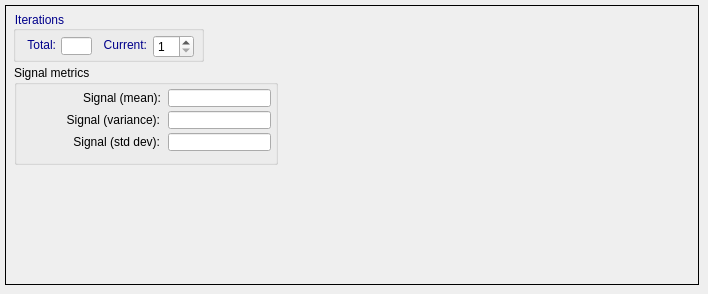
     <widget class="QWidget" name="tab_signal_metrics">
      <attribute name="title">
       <string>Signal metrics</string>
      </attribute>
      <widget class="QFrame" name="dataFrameMetrics">
       <property name="geometry">
        <rect>
         <x>5</x>
         <y>5</y>
         <width>694</width>
         <height>280</height>
        </rect>
       </property>
       <property name="sizePolicy">
        <sizepolicy hsizetype="Fixed" vsizetype="MinimumExpanding">
         <horstretch>0</horstretch>
         <verstretch>0</verstretch>
        </sizepolicy>
       </property>
       <property name="minimumSize">
        <size>
         <width>145</width>
         <height>280</height>
        </size>
       </property>
       <property name="frameShape">
        <enum>QFrame::Box</enum>
       </property>
       <property name="frameShadow">
        <enum>QFrame::Plain</enum>
       </property>
       <widget class="QGroupBox" name="groupBox_30">
        <property name="geometry">
         <rect>
          <x>9</x>
          <y>60</y>
          <width>264</width>
          <height>100</height>
         </rect>
        </property>
        <property name="title">
         <string>Signal metrics</string>
        </property>
        <widget class="QLineEdit" name="signalMean">
         <property name="geometry">
          <rect>
           <x>154</x>
           <y>24</y>
           <width>103</width>
           <height>18</height>
          </rect>
         </property>
         <property name="readOnly">
          <bool>true</bool>
         </property>
        </widget>
        <widget class="QLabel" name="label_28">
         <property name="geometry">
          <rect>
           <x>26</x>
           <y>46</y>
           <width>120</width>
           <height>18</height>
          </rect>
         </property>
         <property name="layoutDirection">
          <enum>Qt::RightToLeft</enum>
         </property>
         <property name="text">
          <string>Signal (variance):</string>
         </property>
         <property name="alignment">
          <set>Qt::AlignRight|Qt::AlignTrailing|Qt::AlignVCenter</set>
         </property>
        </widget>
        <widget class="QLabel" name="label_29">
         <property name="geometry">
          <rect>
           <x>26</x>
           <y>68</y>
           <width>120</width>
           <height>18</height>
          </rect>
         </property>
         <property name="layoutDirection">
          <enum>Qt::RightToLeft</enum>
         </property>
         <property name="text">
          <string>Signal (std dev):</string>
         </property>
         <property name="alignment">
          <set>Qt::AlignRight|Qt::AlignTrailing|Qt::AlignVCenter</set>
         </property>
        </widget>
        <widget class="QLabel" name="label_30">
         <property name="geometry">
          <rect>
           <x>46</x>
           <y>24</y>
           <width>101</width>
           <height>18</height>
          </rect>
         </property>
         <property name="layoutDirection">
          <enum>Qt::RightToLeft</enum>
         </property>
         <property name="text">
          <string>Signal (mean):</string>
         </property>
         <property name="alignment">
          <set>Qt::AlignRight|Qt::AlignTrailing|Qt::AlignVCenter</set>
         </property>
        </widget>
        <widget class="QLineEdit" name="signalVar">
         <property name="geometry">
          <rect>
           <x>154</x>
           <y>46</y>
           <width>103</width>
           <height>18</height>
          </rect>
         </property>
         <property name="readOnly">
          <bool>true</bool>
         </property>
        </widget>
        <widget class="QLineEdit" name="signalStdDev">
         <property name="geometry">
          <rect>
           <x>154</x>
           <y>68</y>
           <width>103</width>
           <height>18</height>
          </rect>
         </property>
         <property name="readOnly">
          <bool>true</bool>
         </property>
        </widget>
       </widget>
       <widget class="QGroupBox" name="groupBox_35">
        <property name="geometry">
         <rect>
          <x>8</x>
          <y>6</y>
          <width>191</width>
          <height>51</height>
         </rect>
        </property>
        <property name="styleSheet">
         <string notr="true">QGroupBox:title {color: darkBlue;}</string>
        </property>
        <property name="title">
         <string>Iterations</string>
        </property>
        <widget class="QSpinBox" name="spinBoxSignalMetrics">
         <property name="geometry">
          <rect>
           <x>140</x>
           <y>24</y>
           <width>41</width>
           <height>23</height>
          </rect>
         </property>
         <property name="readOnly">
          <bool>false</bool>
         </property>
         <property name="suffix">
          <string/>
         </property>
         <property name="minimum">
          <number>1</number>
         </property>
         <property name="maximum">
          <number>100</number>
         </property>
        </widget>
        <widget class="QLineEdit" name="totalIterationsSignalMetrics">
         <property name="geometry">
          <rect>
           <x>48</x>
           <y>26</y>
           <width>31</width>
           <height>18</height>
          </rect>
         </property>
         <property name="styleSheet">
          <string notr="true">QLineEdit{color: darkBlue}</string>
         </property>
         <property name="readOnly">
          <bool>true</bool>
         </property>
        </widget>
        <widget class="QLabel" name="label_70">
         <property name="geometry">
          <rect>
           <x>88</x>
           <y>26</y>
           <width>46</width>
           <height>16</height>
          </rect>
         </property>
         <property name="layoutDirection">
          <enum>Qt::RightToLeft</enum>
         </property>
         <property name="styleSheet">
          <string notr="true">QLabel {color: darkBlue;}</string>
         </property>
         <property name="text">
          <string>Current:</string>
         </property>
         <property name="alignment">
          <set>Qt::AlignRight|Qt::AlignTrailing|Qt::AlignVCenter</set>
         </property>
        </widget>
        <widget class="QLabel" name="label_71">
         <property name="geometry">
          <rect>
           <x>4</x>
           <y>26</y>
           <width>39</width>
           <height>16</height>
          </rect>
         </property>
         <property name="layoutDirection">
          <enum>Qt::RightToLeft</enum>
         </property>
         <property name="styleSheet">
          <string notr="true">QLabel {color: darkBlue;}</string>
         </property>
         <property name="text">
          <string>Total:</string>
         </property>
         <property name="alignment">
          <set>Qt::AlignRight|Qt::AlignTrailing|Qt::AlignVCenter</set>
         </property>
        </widget>
       </widget>
      </widget>
     </widget>
